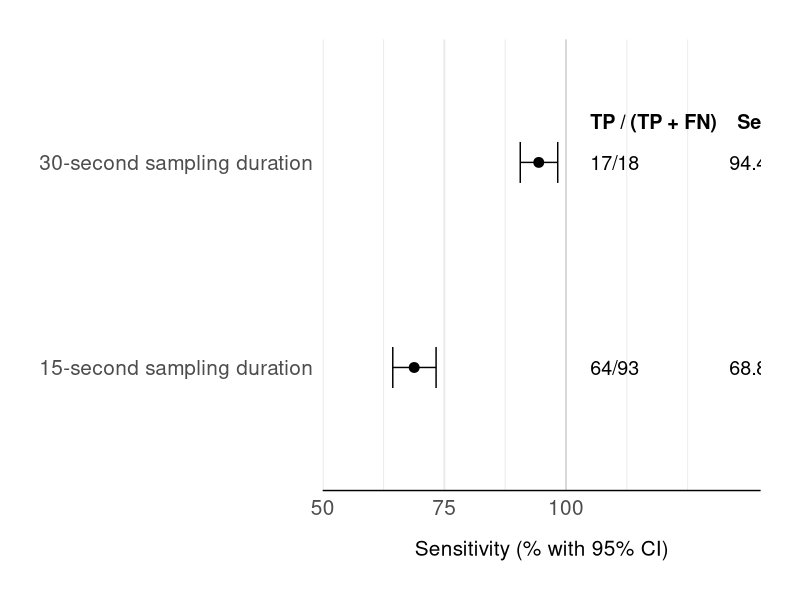
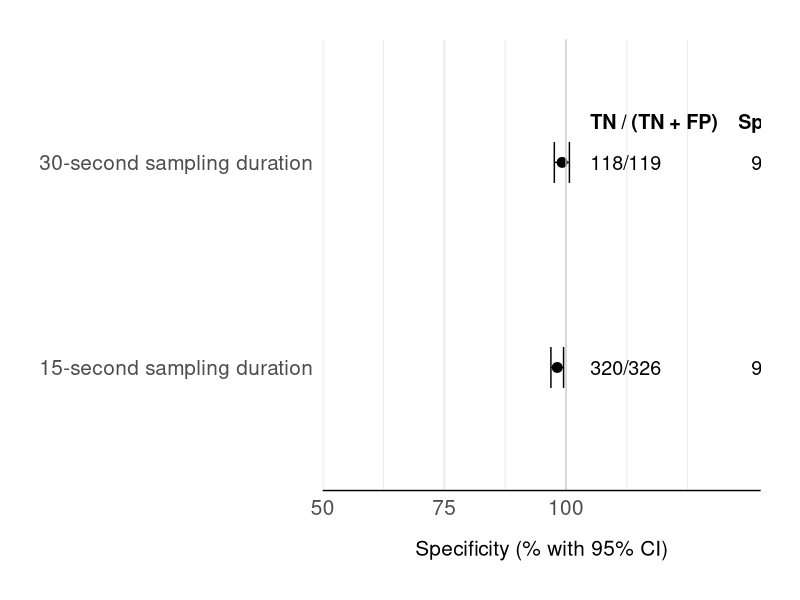
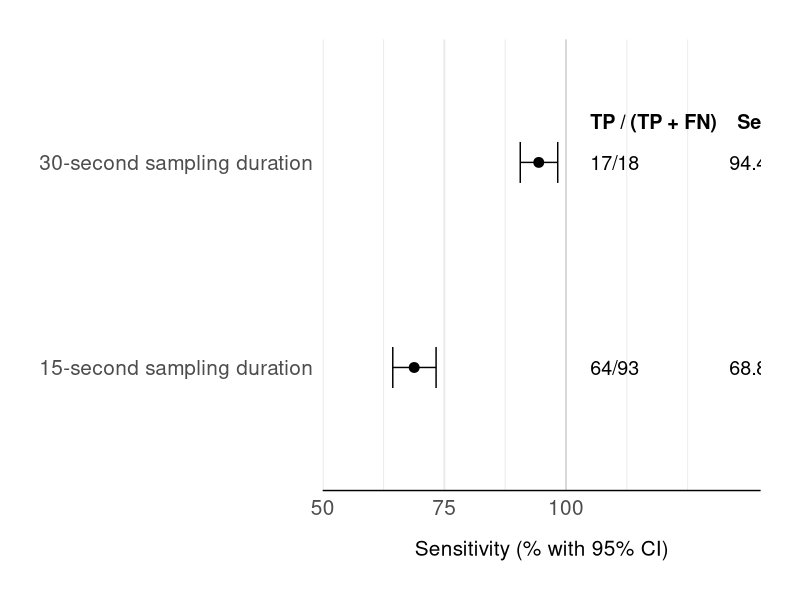
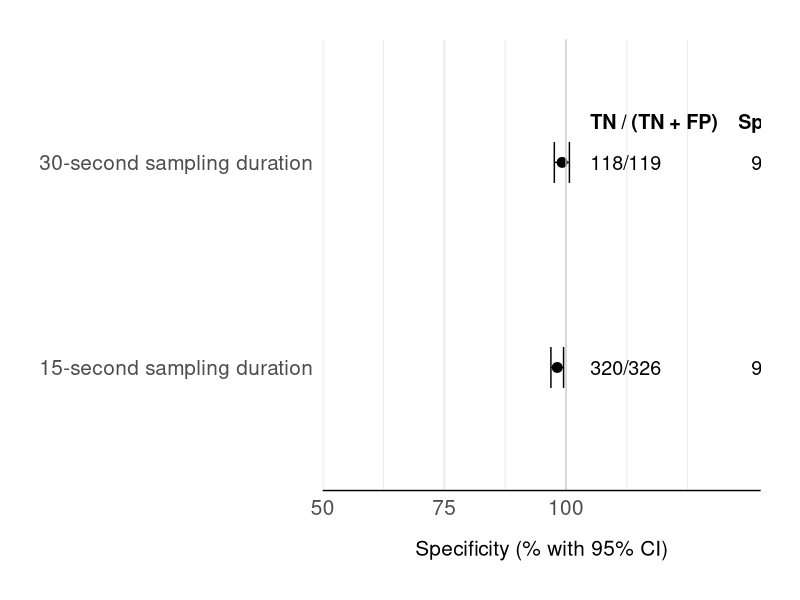

Here is the R script that generated these plots, in order:
library(ggplot2)
library(dplyr)

dfunion <- data.frame(
  Category = factor(c("15-second sampling duration", "30-second sampling duration"),
                    levels = c("15-second sampling duration", "30-second sampling duration")),
  Sensitivity = c(68.8, 94.4),
  CI_low = c(64.4, 90.6),
  CI_high = c(73.3, 98.3),
  TP = c(64, 17),
  FN = c(29, 1)
)

dfunion <- dfunion %>%
  mutate(UnionLabel = sprintf("%.0f/%.0f                  %.1f (%.1f–%.1f)",
                             TP, TP + FN, Sensitivity, CI_low, CI_high))

p_union <- ggplot(data = dfunion, aes(x = Sensitivity, y = Category)) +
  geom_point(size = 3) +
  geom_errorbarh(aes(xmin = CI_low, xmax = CI_high), height = 0.2) +
  geom_text(aes(x = 105, label = UnionLabel), hjust = 0, size = 5) +
  annotate("text", x = 105, y = 2.2,
           label = "TP / (TP + FN)    Sensitivity (95% CI)",
           hjust = 0, size = 5, fontface = "bold") +
  geom_vline(xintercept = 100, color = "gray80", size = 0.4) +
  scale_x_continuous(limits = c(50, 140), breaks = seq(0, 100, 25), expand = c(0, 0)) +
  labs(
    x = "Sensitivity (% with 95% CI)",
    y = NULL
  ) +
  theme_minimal(base_size = 15) +
  theme(
    plot.title = element_text(hjust = 0.5, size = 18, face = "bold"),
    panel.grid.major.y = element_blank(),
    axis.ticks.y = element_blank(),
    axis.line.x = element_line(color = "black", linewidth = 0.5),
    axis.text.y = element_text(size = 15),
    axis.text.x = element_text(size = 15),
    axis.title.x = element_text(size = 15, margin = margin(t = 15)),
    plot.margin = unit(c(1, 1, 1, 1), "cm")  # top, right, bottom, left
  )

# View plot
print(p_union)

# Save the result as a compact high-res image
ggsave("D:/Coding/union sens pluslife ts 15s 30s.png", plot = p_union, width = 14.0, height = 4.0, dpi = 300)

# Specificity plot
dfunion2 <- data.frame(
  Category = factor(c("15-second sampling duration", "30-second sampling duration"),
                    levels = c("15-second sampling duration", "30-second sampling duration")),
  Specificity = c(98.2, 99.2),
  CI_low = c(96.9, 97.6),
  CI_high = c(99.5, 100.7),
  TN = c(320, 118),
  FP = c(6, 1)
)









dfunion2 <- dfunion2 %>%
  mutate(Union2Label = sprintf("%.0f/%.0f                  %.1f (%.1f–%.1f)",
                             TN, TN + FP, Specificity, CI_low, CI_high))

p_union2 <- ggplot(data = dfunion2, aes(x = Specificity, y = Category)) +
  geom_point(size = 3) +
  geom_errorbarh(aes(xmin = CI_low, xmax = CI_high), height = 0.2) +
  geom_text(aes(x = 105, label = Union2Label), hjust = 0, size = 5) +
  annotate("text", x = 105, y = 2.2,
           label = "TN / (TN + FP)    Specificity (95% CI)",
           hjust = 0, size = 5, fontface = "bold") +
  geom_vline(xintercept = 100, color = "gray80", size = 0.4) +
  scale_x_continuous(limits = c(50, 140), breaks = seq(0, 100, 25), expand = c(0, 0)) +
  labs(
    x = "Specificity (% with 95% CI)",
    y = NULL
  ) +
  theme_minimal(base_size = 15) +
  theme(
    plot.title = element_text(hjust = 0.5, size = 18, face = "bold"),
    panel.grid.major.y = element_blank(),
    axis.ticks.y = element_blank(),
    axis.line.x = element_line(color = "black", linewidth = 0.5),
    axis.text.y = element_text(size = 15),
    axis.text.x = element_text(size = 15),
    axis.title.x = element_text(size = 15, margin = margin(t = 15)),
    plot.margin = unit(c(1, 1, 1, 1), "cm")  # top, right, bottom, left
  )

# View plot
print(p_union2)

# Save the result as a compact high-res image
ggsave("D:/Coding/union2.png", plot = p_union2, width = 14.0, height = 4.0, dpi = 300)
